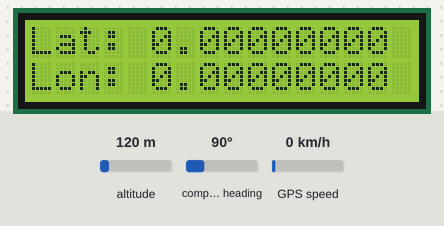
A sketch run on a simulated ESP32. On the bench: 16×2 character LCD. Inputs (shaded band) come from the test bench; at power-on: altitude 120 m, compass heading 90°, GPS speed 0 km/h. The GPS gets a fix after 3 s at 37.7749, -122.4194 with 8 satellites; what the sketch prints to the serial monitor is not drawn.

Above: at 0.2 s.
At 3.2 s:
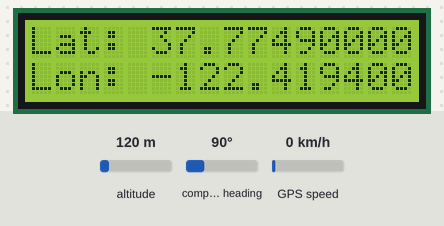

The sketch:

location.ino
```cpp
#include <Wire.h>
#include <LiquidCrystal_I2C.h>
#include <TinyGPS++.h>
#include <HardwareSerial.h>


LiquidCrystal_I2C lcd(0x27, 16, 2);
HardwareSerial gpsSerial(0); // Connect GPS module to Serial2 on ESP32

TinyGPSPlus gps;

unsigned long lastMillis = 0;
const unsigned long interval = 10000; // Update every 10 seconds
// #define RXD2 16
// #define TXD2 17
// HardwareSerial gpsSerial(1);

void setup() {
  Serial.begin(115200);
  gpsSerial.begin(9600); // GPS module default baud rate

  lcd.init();
  lcd.backlight();
  lcd.clear();


/// Wait for a moment
}

void loop() {
  while (gpsSerial.available() > 0) {
    if (gps.encode(gpsSerial.read())) {
      displayGPSInfo();
    }
  }

  // Check if it's time to get new coordinates
  if (millis() - lastMillis >= interval) {
    lastMillis = millis();
    getCoordinates();
  }
}

void displayGPSInfo() {
  lcd.setCursor(0, 0);
  lcd.print("Lat: ");
  lcd.print(gps.location.lat(), 8); // Displaying more decimal places
  lcd.print("   ");

  lcd.setCursor(0, 2);
  lcd.print("Lon: ");
  lcd.print(gps.location.lng(), 8); // Displaying more decimal places
  lcd.print("   ");
}

void getCoordinates() {
  if (gps.location.isValid()) {
    Serial.print("Latitude: ");
    Serial.print(gps.location.lat(), 8);
    Serial.print(" Longitude: ");
    Serial.println(gps.location.lng(), 8);

    // Generate Google Maps link
    String mapLink = "https://www.google.com/maps/place/" + String(gps.location.lat(), 8) + "," + String(gps.location.lng(), 8);

    Serial.print("Google Maps Link: ");
    Serial.println(mapLink);

    displayGPSInfo(); // Display the coordinates on the LCD
  } else {
    Serial.println("No GPS data available");
  }
}
```
